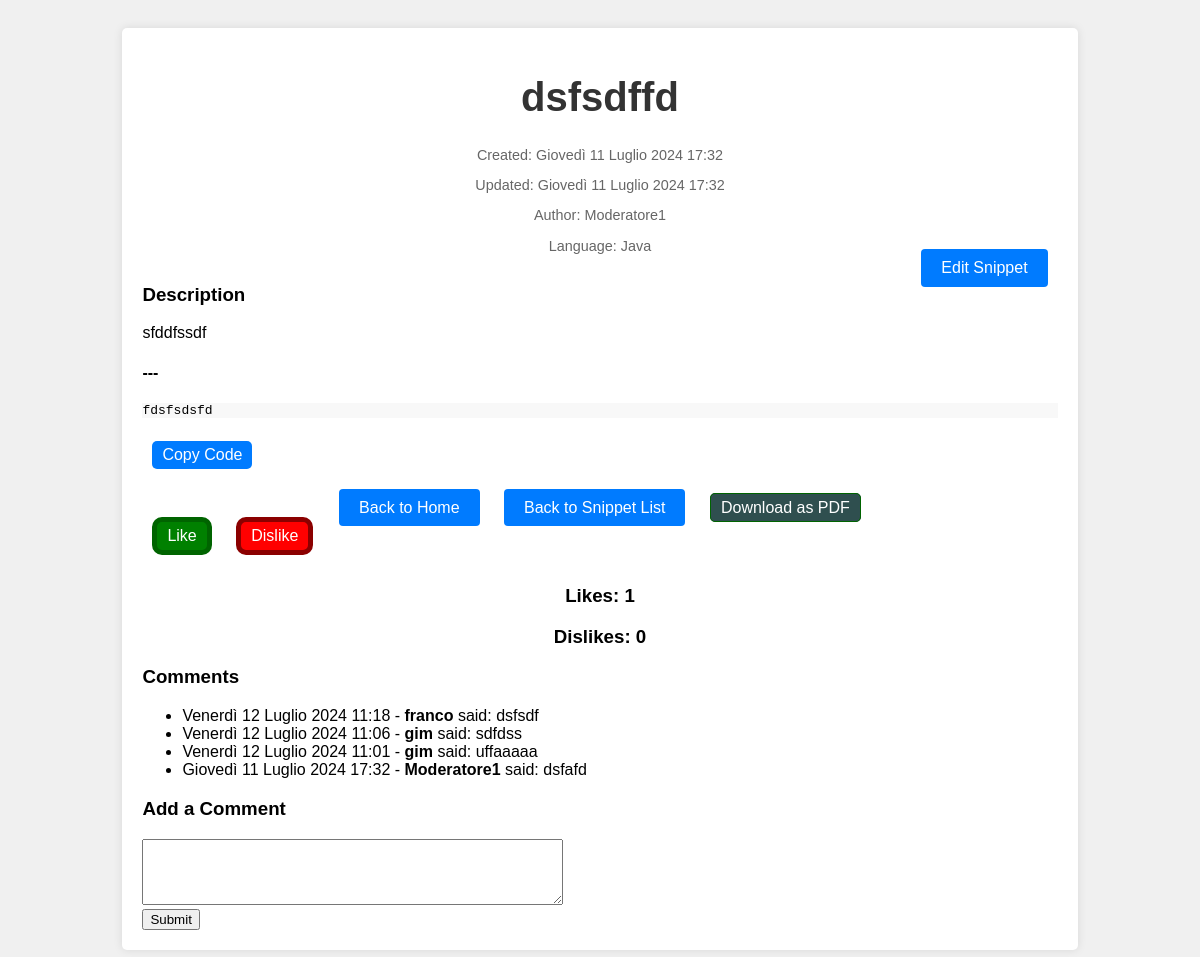
Page /snippets/18/ on the committed database.
### snippets/models.py (models this page shows, shortened)
class Snippet(models.Model):
    title = models.CharField(max_length=255)
    language = models.ForeignKey(Language, related_name='snippets', on_delete=models.CASCADE)
    author = models.ForeignKey(User, related_name='snippets', on_delete=models.CASCADE)
    description = models.TextField()
    description_html = models.TextField(editable=False)
    code = models.TextField()
    highlighted_code = models.TextField(editable=False)
    pub_date = models.DateTimeField(default=timezone.now, editable=False)
    update_date = models.DateTimeField(default=timezone.now, editable=False)
    tags = models.CharField(max_length=255, default='')
    class Meta:
        ordering = ['-pub_date']
    def get_likes(self):
        return self.ratings.filter(rating=Rating.LIKE).count()
    def get_dislikes(self):
        return self.ratings.filter(rating=Rating.DISLIKE).count()

class Language(models.Model):
    name = models.CharField(max_length=100)
    slug = models.SlugField(unique=True)  # Readable string
    language_code = models.CharField(max_length=50)
    class Meta:
        ordering = ['name']
    def __str__(self):
        return self.name

class Comment(models.Model):
    snippet = models.ForeignKey(Snippet, related_name='comments', on_delete=models.CASCADE)
    author = models.ForeignKey(User, related_name='comments', on_delete=models.CASCADE)
    content = models.TextField()
    pub_date = models.DateTimeField(default=timezone.now)
    class Meta:
        ordering = ['-pub_date']

### snippets/views/snippets.py (the view)
# urls.py: path('<int:pk>/', SnippetDetailView.as_view(), name='snippet_detail'),
class SnippetDetailView(DetailView):
    model = Snippet
    template_name = 'snippets/templates/snippets/snippet_detail.html'
    context_object_name = 'snippet'
    def get_context_data(self, **kwargs):
        context = super().get_context_data(**kwargs)
        snippet = self.get_object()
        context['user'] = self.request.user
        if self.request.user.is_authenticated:
            context['bookmarked'] = self.request.user.bookmarks.filter(snippet=snippet).exists()
        else:
            context['bookmarked'] = False
        return context

### snippets/templates/snippets/snippet_detail.html (shortened to what this page needs)
{% extends 'tatum24/templates/base.html' %}
{% load static %}
{% block css %}
    <link rel="stylesheet" href="{% static 'css/snippet_detail.css' %}">
    <link rel="stylesheet" href="{% static 'css/pygments.css' %}">
{% endblock %}
{% block content %}
    <div class="container">
        <header>
            <h1>{{ snippet.title }}</h1>
            <p class="meta">Created: {{ snippet.pub_date }}</p>
            <p class="meta">Updated: {{ snippet.update_date }}</p>
            <p class="meta">Author: {{ snippet.author }}</p>
            <p class="meta">Language: {{ snippet.language }}</p>
        </header>
        <main>
            {% if snippet.author %}
                <a href="{% url 'edit_snippet' snippet.pk %}" class="btn btn-primary edit-btn">Edit Snippet</a>
            {% endif %}
            <h3>Description</h3>
            <div class="code-highlight">
                {{ snippet.description_html | safe }}
            </div>
            <h4>---</h4>
            <div class="snippet-code highlight">{{ snippet.highlighted_code | safe }}</div>
            <button class="copy-btn btn" onclick="copyToClipboard()">Copy Code</button>
        </main>
        <footer class="mt-4">
            <a href="{% url 'home' %}" class="btn btn-secondary">Back to Home</a>
            <a href="{% url 'snippet_list' %}" class="btn btn-secondary">Back to Snippet List</a>
            <a id="download-pdf-btn" href="{% url 'download_pdf' snippet.pk %}" class="PDF btn">Download as PDF</a>
        </footer>
        <form action="{% url 'rate_snippet' snippet.pk %}" method="post">
            {% if snippet.user_rating == 'like' %}
                <button type="button" class="btn liked" disabled>Liked</button>
                <button type="submit" name="rating" value="dislike" class="btn disliked">Dislike</button>
            {% elif snippet.user_rating == 'dislike' %}
                <button type="submit" name="rating" value="like" class="btn liked">Like</button>
                <button type="button" class="btn disliked" disabled>Disliked</button>
            {% else %}
                <button type="submit" name="rating" value="like" class="btn liked">Like</button>
                <button type="submit" name="rating" value="dislike" class="btn disliked">Dislike</button>
            {% endif %}
        </form>
        <footer>
            <h3>Likes: {{ snippet.get_likes }}</h3>
            <h3>Dislikes: {{ snippet.get_dislikes }}</h3>
        </footer>
        {% if snippet.comments.all %}
            <h3>Comments</h3>
            <ul>
                {% for comment in snippet.comments.all %}
                    <li>
                        {{ comment.pub_date }} - <strong>{{ comment.author.username }}</strong>
                        said: {{ comment.content }}
                    </li>
                {% endfor %}
            </ul>
        {% else %}
            <p>No comments yet.</p>
        {% endif %}
        <h3>Add a Comment</h3>
        <form method="post" action="{% url 'add_comment' snippet.pk %}">
            <textarea name="content" rows="4" cols="50"></textarea><br>
            <input type="submit" value="Submit">
        </form>
    </div>
{% endblock %}

### static/css/snippet_detail.css (style rules this page uses)
body { font-family: Arial, sans-serif; background-color: #f0f0f0; padding: 20px; }
.container { width: 80%; max-width: 1200px; margin: 0 auto; background-color: #fff; border-radius: 5px; box-shadow: 0 0 10px rgba(0, 0, 0, 0.1); padding: 20px; }
header { text-align: center; margin-bottom: 30px; }
header h1 { font-size: 2.5rem; color: #333; }
.meta { font-size: 0.9rem; color: #666; }
main { text-align: left; }
footer { margin-top: 30px; text-align: center; }
.btn { padding: 10px 20px; font-size: 1rem; background-color: #007bff; color: #fff; border: none; border-radius: 4px; cursor: pointer; text-decoration: none; margin: 0 10px; }

### static/css/pygments.css (style rules this page uses)
.highlight { background: #f8f8f8; }

### snippets/templates/snippets/snippet_detail.html (style rules this page uses)
.edit-btn { float: right; margin-top: -35px; margin-right: 10px; }
.disliked { background-color: red; color: white; border: 5px solid darkred; padding: 5px 10px; border-radius: 10px; }
.liked { background-color: green; color: white; border: 5px solid darkgreen; padding: 5px 10px; border-radius: 10px; }
.PDF { background-color: darkslategray; color: white; border: 1px solid darkgreen; padding: 5px 10px; border-radius: 5px; }
.copy-btn { background-color: #007bff; color: white; margin-top: 10px; border: none; padding: 5px 10px; border-radius: 5px; margin-left: 10px; cursor: pointer; }

### rows in the picture
Snippet: title "dsfsdffd", pub_date "Giovedì 11 Luglio 2024 17:32", update_date "Giovedì 11 Luglio 2024 17:32", author "Moderatore1", language "Java", description_html "sfddfssdf", highlighted_code "fdsfsdsfd", get_likes "1", get_dislikes "0"
Comment: pub_date "Venerdì 12 Luglio 2024 11:18", author.username "franco", content "dsfsdf"
Comment: pub_date "Venerdì 12 Luglio 2024 11:06", author.username "gim", content "sdfdss"
Comment: pub_date "Venerdì 12 Luglio 2024 11:01", author.username "gim", content "uffaaaaa"
Comment: pub_date "Giovedì 11 Luglio 2024 17:32", author.username "Moderatore1", content "dsfafd"
